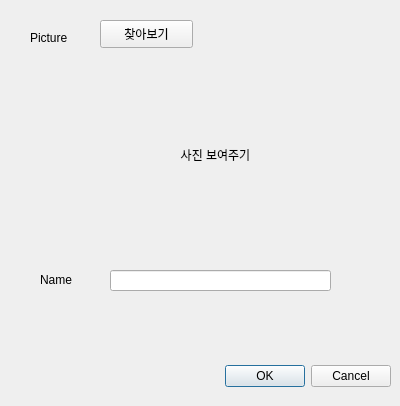
<?xml version="1.0" encoding="UTF-8"?>
<ui version="4.0">
 <class>Dialog</class>
 <widget class="QDialog" name="Dialog">
  <property name="geometry">
   <rect>
    <x>0</x>
    <y>0</y>
    <width>400</width>
    <height>406</height>
   </rect>
  </property>
  <property name="windowTitle">
   <string>Dialog</string>
  </property>
  <widget class="QDialogButtonBox" name="buttonBox">
   <property name="geometry">
    <rect>
     <x>190</x>
     <y>360</y>
     <width>201</width>
     <height>32</height>
    </rect>
   </property>
   <property name="orientation">
    <enum>Qt::Horizontal</enum>
   </property>
   <property name="standardButtons">
    <set>QDialogButtonBox::Cancel|QDialogButtonBox::Ok</set>
   </property>
  </widget>
  <widget class="QLabel" name="label">
   <property name="geometry">
    <rect>
     <x>30</x>
     <y>30</y>
     <width>64</width>
     <height>15</height>
    </rect>
   </property>
   <property name="text">
    <string>Picture</string>
   </property>
  </widget>
  <widget class="QLabel" name="label_2">
   <property name="geometry">
    <rect>
     <x>40</x>
     <y>270</y>
     <width>64</width>
     <height>20</height>
    </rect>
   </property>
   <property name="text">
    <string>Name</string>
   </property>
  </widget>
  <widget class="QLineEdit" name="lineEdit">
   <property name="geometry">
    <rect>
     <x>110</x>
     <y>270</y>
     <width>221</width>
     <height>21</height>
    </rect>
   </property>
  </widget>
  <widget class="QPushButton" name="findimgfile">
   <property name="geometry">
    <rect>
     <x>100</x>
     <y>20</y>
     <width>93</width>
     <height>28</height>
    </rect>
   </property>
   <property name="text">
    <string>찾아보기</string>
   </property>
  </widget>
  <widget class="QLabel" name="alreadyimage">
   <property name="geometry">
    <rect>
     <x>110</x>
     <y>60</y>
     <width>211</width>
     <height>191</height>
    </rect>
   </property>
   <property name="text">
    <string>&lt;html&gt;&lt;head/&gt;&lt;body&gt;&lt;p align=&quot;center&quot;&gt;사진 보여주기&lt;/p&gt;&lt;/body&gt;&lt;/html&gt;</string>
   </property>
  </widget>
 </widget>
 <resources/>
 <connections>
  <connection>
   <sender>buttonBox</sender>
   <signal>accepted()</signal>
   <receiver>Dialog</receiver>
   <slot>accept()</slot>
   <hints>
    <hint type="sourcelabel">
     <x>248</x>
     <y>254</y>
    </hint>
    <hint type="destinationlabel">
     <x>157</x>
     <y>274</y>
    </hint>
   </hints>
  </connection>
  <connection>
   <sender>buttonBox</sender>
   <signal>rejected()</signal>
   <receiver>Dialog</receiver>
   <slot>reject()</slot>
   <hints>
    <hint type="sourcelabel">
     <x>316</x>
     <y>260</y>
    </hint>
    <hint type="destinationlabel">
     <x>286</x>
     <y>274</y>
    </hint>
   </hints>
  </connection>
 </connections>
</ui>
